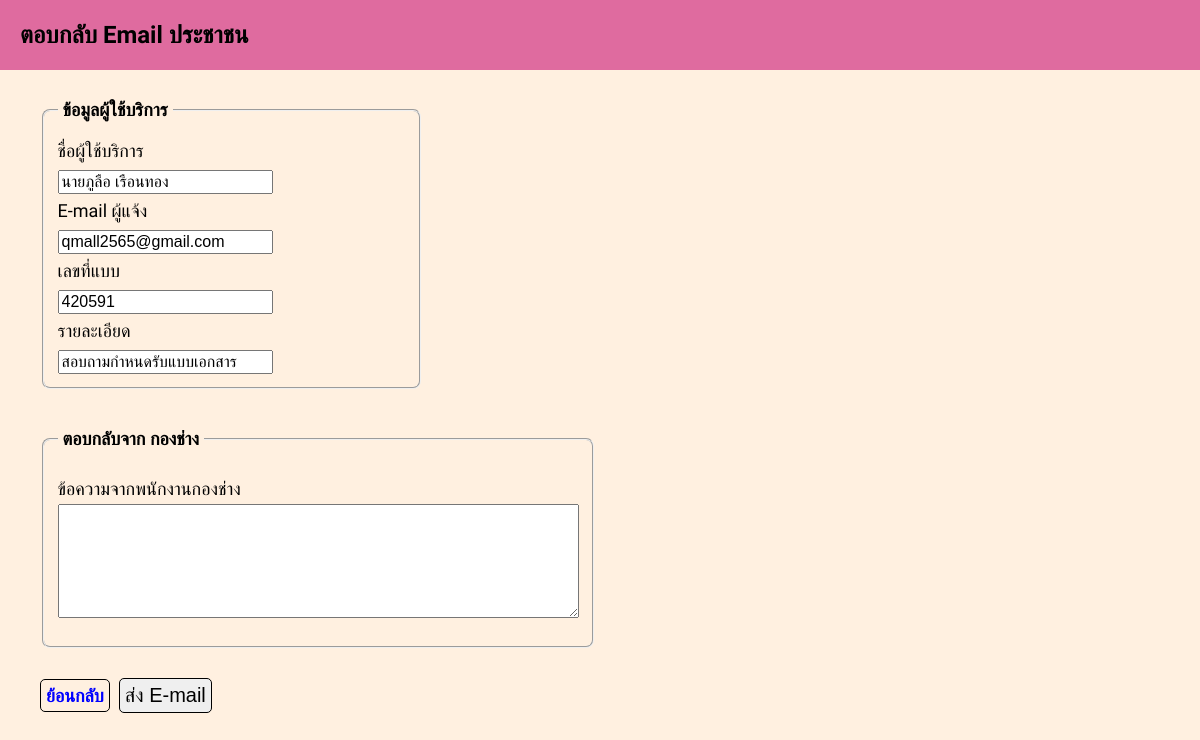
The app's page /model_mail.php?user_id=1 with its own data.
### tables this page shows
CREATE TABLE `model` (
  `user_id` int(100) UNSIGNED NOT NULL,
  `pre` varchar(100) NOT NULL,
  `fullname` varchar(100) NOT NULL,
  `code` text NOT NULL,
  `detail` text NOT NULL,
  `address` text NOT NULL,
  `phone` varchar(100) NOT NULL,
  `email` varchar(100) NOT NULL,
  `time` date NOT NULL DEFAULT current_timestamp(),
  `status` int(11) NOT NULL
);

### model_mail.php (the view, shortened to what this page needs)
<!DOCTYPE html>
<html lang="en">
<head>
    <link rel="stylesheet" href="plugin/bootstrap/css/bootstrap-grid.css">
    <link rel="stylesheet" href="css/mail.css">
</head>
<body>
    <?php
    include('config.php');
    $sql = "SELECT * FROM model WHERE user_id ='" . $_GET['user_id'] . "' LIMIT 1";
    $result = mysqli_query($link, $sql) or die(mysqli_error($link));
    $info = mysqli_fetch_assoc($result);
    ?>
    <header>
        <nav class="navbar fixed-top navbar-nav-scroll">
            <div class="header">
                <h1>ตอบกลับ Email ประชาชน</h1>
            </div>
        </nav>
    </header>
    <form id="contact-form" action="model_send.php" method="POST" class="form-contact">
        <fieldset>
            <legend>ข้อมูลผู้ใช้บริการ</legend>
            <div class="title page">
                <label for="fullname">ชื่อผู้ใช้บริการ</label><br>
                <input type="text" class="form-control" id="name" name="name" value="<?= $info['pre'] . $info['fullname'] ?>">
            </div>
            <div class="title page">
                <label for="fullname">E-mail ผู้แจ้ง</label><br>
                <input type="email" class="form-control" id="email" name="email" value="<?= $info['email'] ?>">
            </div>
            <label for="fullname">เลขที่แบบ</label><br>
            <input id="head" class="form-control" name="head" value="<?= $info['code'] ?>"><br>
            <label for="fullname">รายละเอียด</label><br>
            <input id="detail" class="form-control" name="detail" value="<?= $info['detail'] ?>">
            <br>
        </fieldset>
        <br>
        <fieldset>
            <legend>ตอบกลับจาก กองช่าง</legend>
            <div class="col-sm-6 py-2">
                <label for="message" class="fg-grey">ข้อความจากพนักงานกองช่าง</label>
                <textarea id="message" rows="6" cols="50" required class="form-control" name="message" laceholder="กรอกข้อความ"></textarea>
            </div>
            </fieldset><br>
        <div class="a"><a href="backoffice.php?page=model">ย้อนกลับ</a>&nbsp;
        <input type="button" class="bott" id="btn-ok" value="ส่ง E-mail" ></div>
    </form>
</body>
</html>

### css/mail.css (style rules this page uses)
body { margin: 0; font-family: 'Sarabun', sans-serif; background-color: rgba(255, 227, 194, 0.5); }
form { padding-top: 20px; padding-left: 40px; line-height: 30px; font-size: 18px; }
input,textarea { font-size: 16px; }
#btn-ok { font-size: 20px; width: 8%; transition: 0.5s; border-radius: 5px; border: 1px solid rgb(0, 0, 0); padding: 5px; cursor: pointer; }
.header { background: rgb(223, 107, 159); padding: 1px; padding-left: 20px; }
fieldset { width: 30%; border-radius: 8px; }
legend { font-weight: bold; padding: 5px; }
a { text-decoration: none; color: blue; font-weight: bold; border-radius: 5px; border: 1px solid rgb(0, 0, 0); padding: 5px; font-size: 18px; transition: 0.5s; }

### records on screen
model: name "นายภูลือ เรือนทอง", email "qmall2565@gmail.com", head "420591", detail "สอบถามกำหนดรับแบบเอกสาร"
